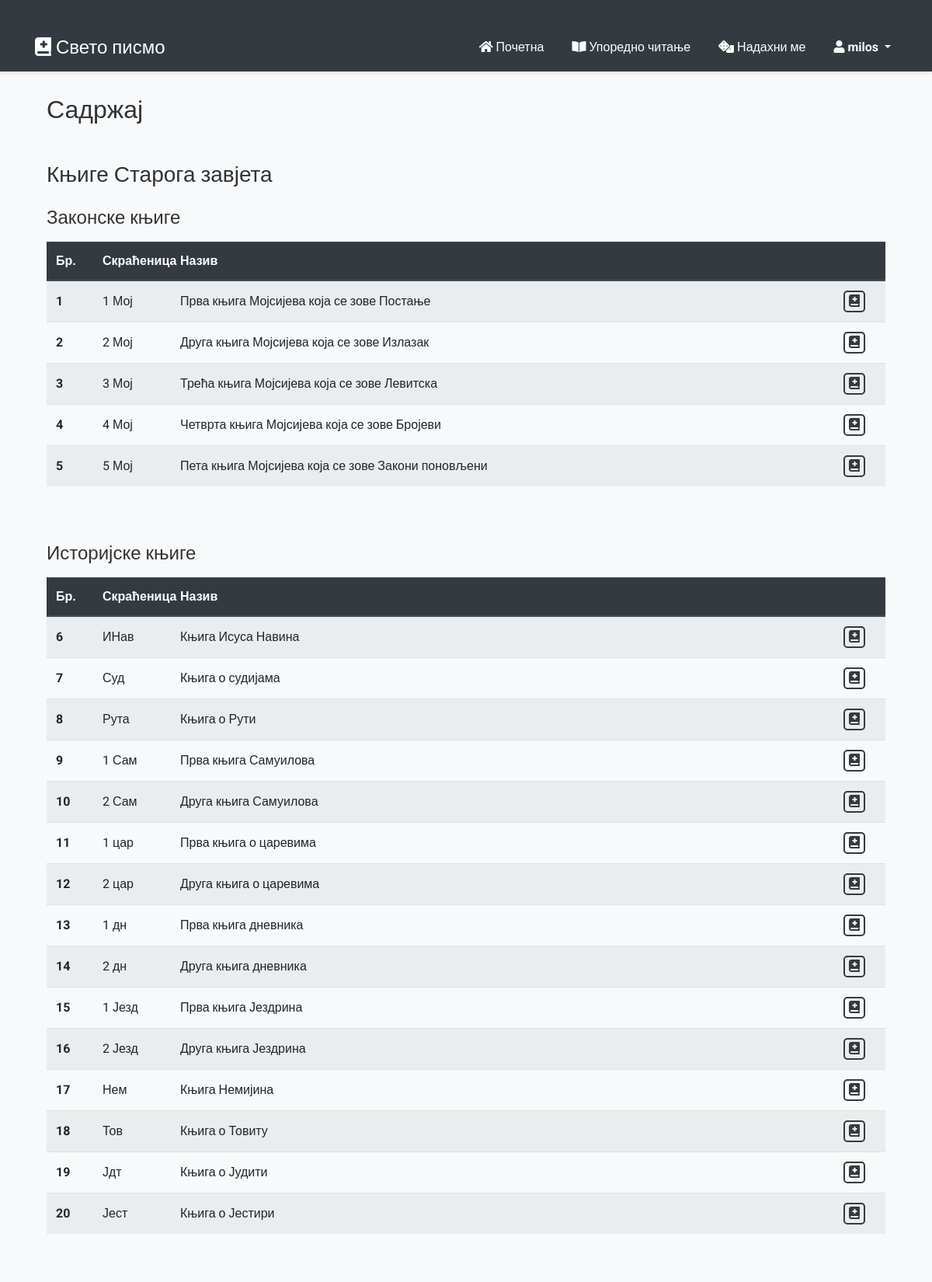
The page / (signed in, upper part) on the database its author committed.
### web_page/models.py (models this page shows)
class User(AbstractUser):
    pass

### verse_fetcher/models.py (models this page shows, shortened)
class Books(models.Model):
    id = models.AutoField(primary_key=True)  # Explicit primary key
    acronym = models.TextField()
    title = models.TextField()
    class Meta:
        managed = False  # Keep this if you don't want Django to manage the table
        db_table = 'books'

### web_page/views.py (the view)
# urls.py: path("", views.index, name="index"),
def index(request):
    books = Books.objects.all()
    return render(request, "web_page/index.html", {
        "books": books
    })

### web_page/templates/web_page/index.html (shortened to what this page needs)
{% extends "web_page/layout.html" %}
{% load static %}
{% block body %}
<div class="container">
    <h2 class="my-4 unselectable">Садржај</h2>
    <div class="bible-table-container">
        <h3 class="mt-5 mb-3 unselectable">Књиге Старога завјета</h3>
        <h4 class="mt-4 mb-3 unselectable">Законске књиге</h4>
        <div class="table-responsive">
            <table class="table table-striped table-hover mb-5">
                <thead class="thead-dark">
                    <tr>
                        <th scope="col" style="width: 60px" class="unselectable">Бр.</th>
                        <th scope="col" style="width: 100px" class="unselectable">Скраћеница</th>
                        <th scope="col" class="unselectable">Назив</th>
                        <th scope="col" style="width: 80px"></th>
                    </tr>
                </thead>
                <tbody>
                    {% for book in books %}
                        {% if book.id >= 1 and book.id <= 5 %}
                        <tr>
                            <th scope="row" class="unselectable">{{ forloop.counter }}</th>
                            <td class="text-nowrap">{{ book.acronym }}</td>
                            <td>{{ book.title }}</td>
                            <td class="text-center"><a href="{% url 'show_book' book_id=book.id %}" class="btn btn-sm btn-outline-primary"><i class='fas fa-book-medical'></i></a></td>
                        </tr>
                        {% endif %}
                    {% endfor %}
                </tbody>
            </table>
        </div>
        <h4 class="mt-4 mb-3 unselectable">Историјске књиге</h4>
        <div class="table-responsive">
            <table class="table table-striped table-hover mb-5">
                <thead class="thead-dark">
                    <tr>
                        <th scope="col" style="width: 60px" class="unselectable">Бр.</th>
                        <th scope="col" style="width: 100px" class="unselectable">Скраћеница</th>
                        <th scope="col" class="unselectable">Назив</th>
                        <th scope="col" style="width: 80px"></th>
                    </tr>
                </thead>
                <tbody>
                    {% for book in books %}
                        {% if book.id >= 6 and book.id <= 20 %}
                        <tr>
                            <th scope="row" class="unselectable">{{ forloop.counter }}</th>
                            <td class="text-nowrap">{{ book.acronym }}</td>
                            <td>{{ book.title }}</td>
                            <td class="text-center"><a href="{% url 'show_book' book_id=book.id %}" class="btn btn-sm btn-outline-primary"><i class='fas fa-book-medical'></i></a></td>
                        </tr>
                        {% endif %}
                    {% endfor %}
                </tbody>
            </table>
        </div>
    </div>
</div>
{% endblock %}

### web_page/templates/web_page/layout.html (shortened to what this page needs)
{% load static %}
<!DOCTYPE html>
<html lang="sr">
<head>
    <link rel="stylesheet" href="https://stackpath.bootstrapcdn.com/bootstrap/4.4.1/css/bootstrap.min.css">
    <link rel="stylesheet" href="https://cdnjs.cloudflare.com/ajax/libs/font-awesome/5.15.4/css/all.min.css">
    <link rel="stylesheet" href="{% static 'web_page/css/styles.css' %}">
</head>
<body>
    <nav class="navbar navbar-expand-lg navbar-dark unselectable">
        <div class="container">
            <a class="navbar-brand" href="{% url 'index' %}"><i class='fas fa-book-medical'></i> Свето писмо</a>
            <div class="collapse navbar-collapse" id="navbarNav">
                <ul class="navbar-nav ml-auto">
                    <li class="nav-item">
                        <a class="nav-link" href="{% url 'index' %}"><i class="fas fa-home"></i> Почетна</a>
                    </li>
                    <li class="nav-item">
                        <a class="nav-link" href="{% url 'comparative reading' %}"><i class="fas fa-book-open"></i> Упоредно читање</a>
                    </li>
                    <li class="nav-item">
                        <a class="nav-link" href="{% url 'random_verse_generator' %}"><i class="fas fa-dice"></i> Надахни ме</a>
                    </li>
                    <li class="nav-item dropdown">
                        <a class="nav-link dropdown-toggle" href="#" id="navbarDropdown" role="button" data-toggle="dropdown" aria-haspopup="true" aria-expanded="false">
                            <i class="fas fa-user"></i> {% if user.is_authenticated %}<strong>{{ user.username }}</strong> {% else %} Нисте пријављени {% endif %}
                        </a></strong>
                    </li>
                </ul>
            </div>
        </div>
    </nav>
    <div class="container">
        {% block body %}
        {% endblock %}
    </div>
</body>
</html>

### web_page/static/web_page/css/styles.css (style rules this page uses)
body { font-family: 'Roboto', sans-serif; background-color: #f8f9fa; color: #333; }
.container { margin-top: 30px; }
.unselectable { -webkit-user-select: none; -moz-user-select: none; -ms-user-select: none; user-select: none; }
.navbar { background-color: #343a40; box-shadow: 0 2px 4px rgba(0, 0, 0, 0.1); }
.navbar-brand { font-size: 1.5rem; font-weight: 500; color: #fff !important; }
.navbar-nav .nav-link { color: #fff !important; font-weight: 400; margin-left: 20px; }
.btn-outline-primary { background-color: transparent; border: 2px solid #343a40; color: #343a40; padding: 0px 5px; font-size: 16px; font-weight: 500; border-radius: 5px; cursor: pointer; transition: background-color 0.3s ease, color 0.3s ease, border-color 0.3s ease; }
a { color: #ffc107; text-decoration: none; transition: color 0.3s ease; }
.bible-table-container { margin-bottom: 3rem; }
.table { table-layout: fixed; }
.table th, .table td { vertical-align: middle; padding: 0.75rem; }
.table thead th { border-bottom-width: 2px; background-color: #343a40; color: white; }
.text-nowrap { white-space: nowrap; }

### rows shown on the page
User: username "milos"
Books: acronym "1 Мој", title "Прва књига Мојсијева која се зове Постање"
Books: acronym "2 Мој", title "Друга књига Мојсијева која се зове Излазак"
Books: acronym "3 Мој", title "Трећа књига Мојсијева која се зове Левитска"
Books: acronym "4 Мој", title "Четврта књига Мојсијева која се зове Бројеви"
Books: acronym "5 Мој", title "Пета књига Мојсијева која се зове Закони поновљени"
Books: acronym "ИНав", title "Књига Исуса Навина"
Books: acronym "Суд", title "Књига о судијама"
Books: acronym "Рута", title "Књига о Рути"
Books: acronym "1 Сам", title "Прва књига Самуилова"
Books: acronym "2 Сам", title "Друга књига Самуилова"
Books: acronym "1 цар", title "Прва књига о царевима"
Books: acronym "2 цар", title "Друга књига о царевима"
Books: acronym "1 дн", title "Прва књига дневника"
Books: acronym "2 дн", title "Друга књига дневника"
Books: acronym "1 Језд", title "Прва књига Јездрина"
Books: acronym "2 Језд", title "Друга књига Јездрина"
Books: acronym "Нем", title "Књига Немијина"
Books: acronym "Тов", title "Књига о Товиту"
Books: acronym "Јдт", title "Књига о Јудити"
Books: acronym "Јест", title "Књига о Јестири"
